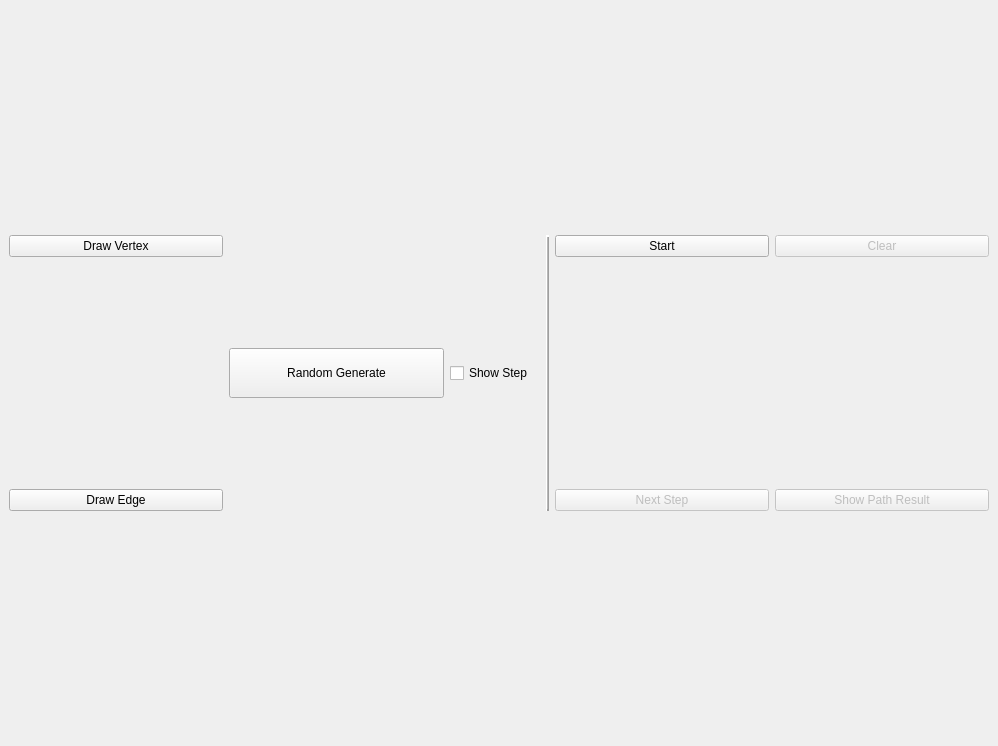
<?xml version="1.0" encoding="UTF-8"?>
<ui version="4.0">
 <class>MainWindow</class>
 <widget class="QMainWindow" name="MainWindow">
  <property name="geometry">
   <rect>
    <x>0</x>
    <y>0</y>
    <width>998</width>
    <height>746</height>
   </rect>
  </property>
  <property name="minimumSize">
   <size>
    <width>600</width>
    <height>600</height>
   </size>
  </property>
  <property name="windowTitle">
   <string>Dijkstra</string>
  </property>
  <widget class="QWidget" name="widget">
   <layout class="QGridLayout" name="grid">
    <item row="3" column="0">
     <widget class="QPushButton" name="draw_vertex">
      <property name="checkable">
       <bool>true</bool>
      </property>
      <property name="maximumSize">
       <size>
        <width>16777215</width>
        <height>16777215</height>
       </size>
      </property>
      <property name="text">
       <string>Draw Vertex</string>
      </property>
     </widget>
    </item>
    <item row="3" column="4">
     <widget class="QPushButton" name="start">
<!--     <property name="enabled">
      <bool>false</bool>
     </property>-->
      <property name="checkable">
      <bool>true</bool>
      </property>
      <property name="text">
       <string>Start</string>
      </property>
     </widget>
    </item>
    <item row="4" column="0">
     <widget class="QPushButton" name="draw_edge">
     <property name="checkable">
      <bool>true</bool>
     </property>
      <property name="minimumSize">
       <size>
        <width>140</width>
        <height>0</height>
       </size>
      </property>
      <property name="maximumSize">
       <size>
        <width>16777215</width>
        <height>16777215</height>
       </size>
      </property>
      <property name="text">
       <string>Draw Edge</string>
      </property>
     </widget>
    </item>
    <item row="4" column="5">
     <widget class="QPushButton" name="result">
     <property name="checkable">
      <bool>true</bool>
     </property>
      <property name="enabled">
       <bool>false</bool>
      </property>
      <property name="text">
       <string>Show Path Result</string>
      </property>
     </widget>
    </item>
    <item row="3" column="5">
     <widget class="QPushButton" name="clear">
      <property name="enabled">
       <bool>false</bool>
      </property>
      <property name="text">
       <string>Clear</string>
      </property>
     </widget>
    </item>
    <item row="4" column="4">
     <widget class="QPushButton" name="nextStep">
      <property name="enabled">
       <bool>false</bool>
      </property>
      <property name="text">
       <string>Next Step</string>
      </property>
     </widget>
    </item>
    <item row="3" column="3" rowspan="2">
     <widget class="Line" name="seperate_line">
      <property name="frameShadow">
       <enum>QFrame::Raised</enum>
      </property>
      <property name="lineWidth">
       <number>2</number>
      </property>
      <property name="midLineWidth">
       <number>1</number>
      </property>
      <property name="orientation">
       <enum>Qt::Vertical</enum>
      </property>
     </widget>
    </item>
    <item row="3" column="1" rowspan="2">
     <widget class="QPushButton" name="rand_generate">
      <property name="minimumSize">
       <size>
        <width>0</width>
        <height>50</height>
       </size>
      </property>
      <property name="text">
       <string>Random Generate</string>
      </property>
      <property name="iconSize">
       <size>
        <width>16</width>
        <height>16</height>
       </size>
      </property>
     </widget>
    </item>
    <item row="3" column="2" rowspan="2">
     <widget class="QCheckBox" name="show_step">
      <property name="minimumSize">
       <size>
        <width>0</width>
        <height>50</height>
       </size>
      </property>
      <property name="maximumSize">
       <size>
        <width>90</width>
        <height>16777215</height>
       </size>
      </property>
      <property name="baseSize">
       <size>
        <width>0</width>
        <height>0</height>
       </size>
      </property>
      <property name="layoutDirection">
       <enum>Qt::LeftToRight</enum>
      </property>
      <property name="text">
       <string>Show Step</string>
      </property>
     </widget>
    </item>
   </layout>
  </widget>
 </widget>
 <resources/>
 <connections/>
</ui>
